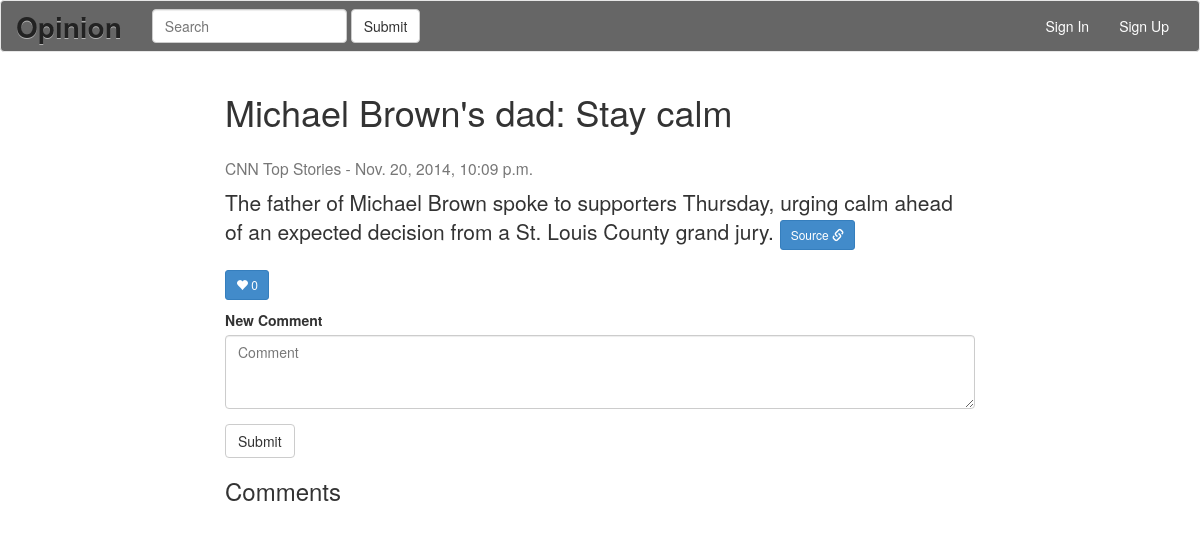
/topic_id=4/, run on an earlier commit of the app's database.
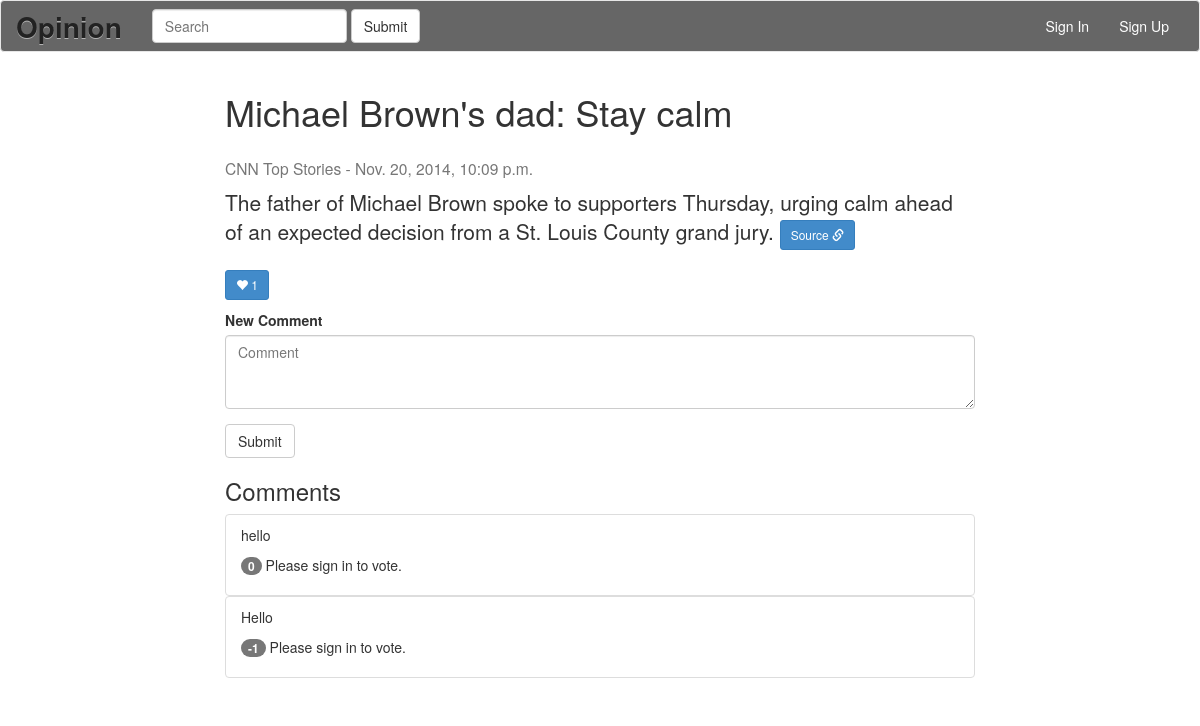
And on a later commit of the database.
### appopinion/models.py (models this page shows)
class Topic(models.Model):
    title = models.CharField(max_length=255)
    date = models.DateTimeField('date published')
    content = models.TextField()
    url = models.CharField(max_length=255)
    source = models.CharField(max_length=255)
    likecount = models.BigIntegerField(default=0)

class Comment(models.Model):
    content = models.TextField()
    parent = models.ForeignKey(Topic)
    date = models.DateTimeField('date published')
    vote = models.BigIntegerField(default=0)

### appopinion/views.py (the view)
# urls.py: url(r'^topic_id=(?P<topic_id>[0-9]+)/$', views.topic_detail, name='topic_detail'),
def topic_detail(request, topic_id):
    topic = Topic.objects.get(pk=topic_id)
    try:
        comment_text = request.POST['content']
        if comment_text != '':
            if not request.user.is_authenticated():
                return HttpResponseRedirect(
                            reverse('appopinion:signin') +
                            '?next=%s' % request.path)
            new_comment = Comment(
                                  parent_id = topic_id,
                                  content = cgi.escape(comment_text, True),
                                  date = datetime.now(),
                                  )
            new_comment.save()
    except:
        pass
    comment_list = Comment.objects.all().filter(parent_id=topic_id)
    return render(request, 'appopinion/topic_detail.html', {'topic_id':topic_id, 'topic':topic, 'comment_list':comment_list[::-1]})

### appopinion/template/appopinion/topic_detail.html (shortened to what this page needs)
{% extends 'appopinion/base.html' %}
{%  block content %}
<div class="container">
    <div class="row">
		<div class="col-md-8 col-md-offset-2">
			<h1>{{topic.title}}</h1>
			<h3><small>{{topic.source}} - {{topic.date}}</small></h3>
		</div>
		<div class="col-md-8 col-md-offset-2">
			<p class="lead">{{topic.content}} <a class="btn btn-primary btn-sm" href="{{ topic.url }}" role="button">Source <span class="glyphicon glyphicon-link" aria-hidden="true"></span></a>
            </p>
            <p>
              <form action="{% url 'appopinion:like' topic.id %}" method="post">
                <button type="submit" class="btn btn-primary btn-sm">
                    <span class="glyphicon glyphicon-heart" aria-hidden="true"></span>
                    {{topic.likecount}}
                </button>
              </form>
            </p>
        </div>
  	</div>
  	<div class="row">
		<div class="col-md-8 col-md-offset-2">
		<form action="" method="post">
    		<div class="form-group">
    			<label for="content">New Comment</label>
    			<textarea class="form-control" name="content" id="content" placeholder="Comment" ROWS=3></textarea>
  			</div>
    		<button type="submit" class="btn btn-default" >Submit</button>
		</form>
		</div>
  	</div>
  	<div class="row">
  		<div class="col-md-8 col-md-offset-2">
  		<h3>Comments</h3>
  		<ul class="list-group">
  			{% for comment in comment_list %}
			<div class="comments", id="comments">
  			<li class="list-group-item">
              <div>
                <p>{{comment.content}}</p>
                <p>
                  {% if user.is_authenticated %}
                    <a href='#' class='vote' data-commentid='{{comment.id}}' data-up='1'><span class="glyphicon glyphicon-thumbs-up" aria-hidden="true"></span></a>
                    <span class="badge" id="votecount{{comment.id}}">{{comment.vote}}</span>
                    <a href='#' class='vote' data-commentid='{{comment.id}}' data-up='0'><span class="glyphicon glyphicon-thumbs-down" aria-hidden="true"></span></a>
                  {% else %}
                    <span class="badge" id="votecount{{comment.id}}">{{comment.vote}}</span>
                    Please sign in to vote.
                  {% endif %}
                </p>
              </div>
            </li>
			</div>
  			{% endfor %}
		</ul>
		</div>
	</div>
</div>
{% endblock %}

What changed in the data, as far as the page shows it:
changed Topic "Michael Brown's dad: Stay calm": likecount "0" → "1"
added Comment: content "hello", vote "0"
added Comment: content "Hello", vote "-1"
